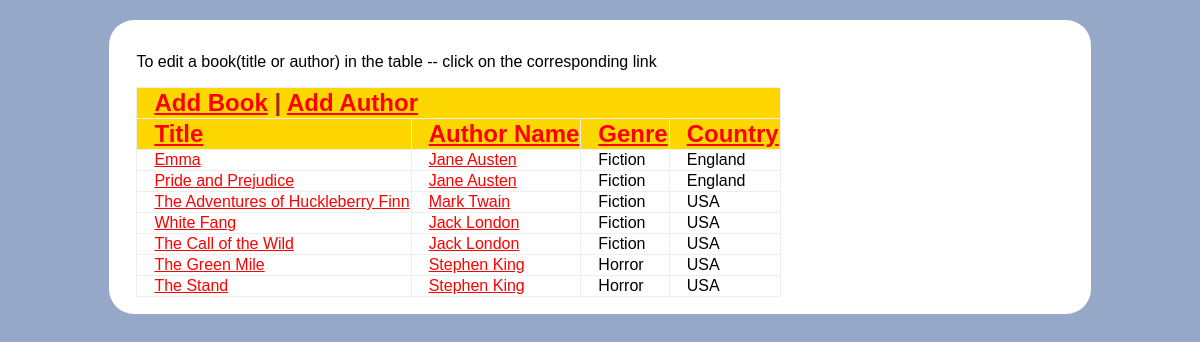
/a7/index.php?genre=1, run on the app's committed database.
### tables this page shows
create table books(bookid int not null auto_increment, primary key(bookid),
title varchar(150),genre varchar(70));

create table authors(authorid int not null auto_increment, primary key(authorid),
fname varchar (70),
lname varchar (70),
country varchar(70));

### a7/books.php (the view, shortened to what this page needs)
<?php
function ShowBooks()
{
	$orderT = 2;
	$orderN = 1;
	$orderG = 1;
	$orderC = 1;
	$choice = 3;
	if(isset($_GET['genre']))
	{
		$genre = $_GET['genre'];
		if($genre == 1)
		{
			$choice = 6;
			$orderG = 2;
		}
		else
		{
			$choice = "6 DESC";
		}
	}
$query = 	"SELECT
				books.bookid,
				authors.authorid,
				books.title,
				authors.fname,
				authors.lname,
				books.genre,
				authors.country
			FROM
				books,
				authors,
				publish
			WHERE
					publish.bookid=books.bookid
				AND
					authors.authorid=publish.authorid
			ORDER BY
					$choice";
$result = mysql_query($query);
print "<p>To edit a book(title  or author) in the table -- click on the corresponding link</p> ";
print "
	<table border='1'>
		<tr>
				<th colspan='4'>
					<a href='index.php?addbook=yes'>Add Book</a> |
					<a href='index.php?addauthor=yes'>Add Author</a>
				</th>
		</tr>
		<tr>
				<th>
					<a href='index.php?title=$orderT'>Title </a>
				</th>
				<th>
					<a href='index.php?name=$orderN'>Author Name</a>
				</th>
				<th>
					<a href='index.php?genre=$orderG'>Genre</a>
				</th>
				<th>
					<a href='index.php?country=$orderC'>Country</a>
				</th>
		</tr>
	";
	while($row = mysql_fetch_row($result))
	{
		list($bookID, $authorID, $title, $fname, $lname, $genre, $country) = $row;
		$lname = stripslashes($lname) ;
		$fname = stripslashes($fname);
		$title = stripslashes($title);
		$country = stripcslashes($country);
		print "
		<tr>
			<td>
				<a href='index.php?editbook=yes&bid=$bookID&aid=$authorID'>
					$title
				</a>
			</td>
			<td>
				<a href='index.php?editauthor=yes&aid=$authorID'>
					$fname $lname
				</a>
			</td>
			<td>
				$genre
			</td>
			<td>
				$country
			</td>
		</tr>
	";
	}
print "</table>";
}
?>

### s/style.css (style rules this page uses)
body { background-Color: #96A8C8; font-family: "Century Gothic", CenturyGothic, AppleGothic, sans-serif; font-size: 16px; display: block; margin: 8px 8px 8px 8px; }
a:link { color: #FF0000; }
table { margin-left: 10px; float: left; border-collapse: collapse; border: 0px; }
th { background-color: gold; font-weight: bold; font-size: 1.5em; color: brown; text-align: left; margin-left: 20px; padding-left: 17px; }
td { padding-left: 17px; }
p { padding-left: 10px; }

### data on the page
books: title "Emma", authors.fname "Jane", authors.lname "Austen", genre "Fiction", authors.country "England"
books: title "Pride and Prejudice", authors.fname "Jane", authors.lname "Austen", genre "Fiction", authors.country "England"
books: title "The Adventures of Huckleberry Finn", authors.fname "Mark", authors.lname "Twain", genre "Fiction", authors.country "USA"
books: title "White Fang", authors.fname "Jack", authors.lname "London", genre "Fiction", authors.country "USA"
books: title "The Call of the Wild", authors.fname "Jack", authors.lname "London", genre "Fiction", authors.country "USA"
books: title "The Green Mile", authors.fname "Stephen", authors.lname "King", genre "Horror", authors.country "USA"
books: title "The Stand", authors.fname "Stephen", authors.lname "King", genre "Horror", authors.country "USA"
